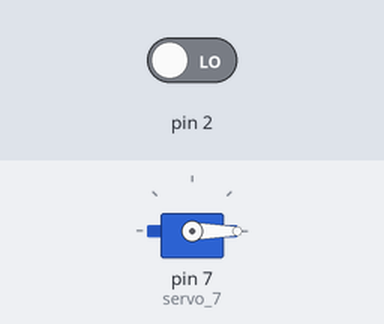
The sketch below on a simulated Arduino Uno, built with avr-gcc and run on an emulated ATmega328P. On the bench: servo. The test bench sets the inputs (shaded band); at power-on: pin 2 LOW.

Above: at 2.8 s.
2.9 s: pin 2 driven HIGH
At 3.3 s:
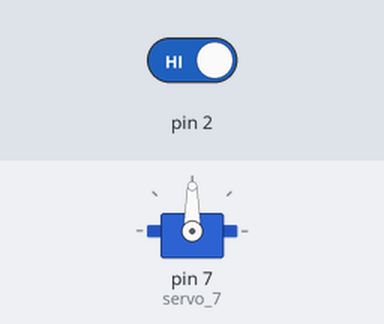
4.5 s: pin 2 driven LOW
At 6.0 s:
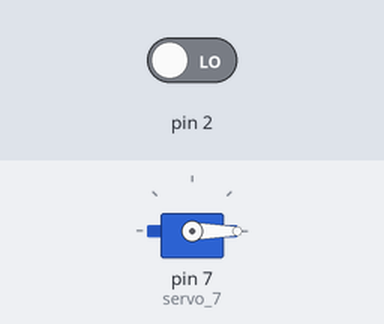
Timing chart, 0 to 7.5 s (numbered marks = the images above; inputs shaded):
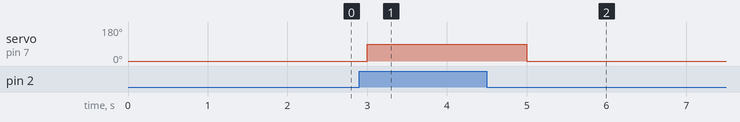

The sketch:

COD_SERVO_MOTOR.ino
```cpp
/*
  Botão e Servo

  Este programa transformará um servo motor em um
  ângulo pré-definido quando o botão é pressionado.
  Quando não pressionado, retorna ao original
  posição.

*/


/* !-- BIBLIOTECAS --! */
#include <Servo.h>


/* !-- VARIAVEIS --! */
int buttonstate = 0;

Servo servo_7;


/* !-- INICIO DO SETUP (SO PASSA AQUI 1 VEZ) --! */
void setup()
{
  pinMode(2, INPUT);
  servo_7.attach(7);

}


/* !-- INICIO DO LOOP (REPETIÇÃO) --! */
void loop()
{
  buttonstate = digitalRead(2);
  if (buttonstate == HIGH) {
    servo_7.write(90);
    delay(1000); // Aguarde 1000 milissegundos
  } else {
    servo_7.write(0);
    delay(1000); // Aguarde 1000 milissegundos
  }
}
```

Measured:
- after the input at 2.9 s, servo on pin 7 (servo_7): 0° → 90° after 0.10 s
- after the input at 4.5 s, servo on pin 7 (servo_7): 90° → 0° after 0.50 s
